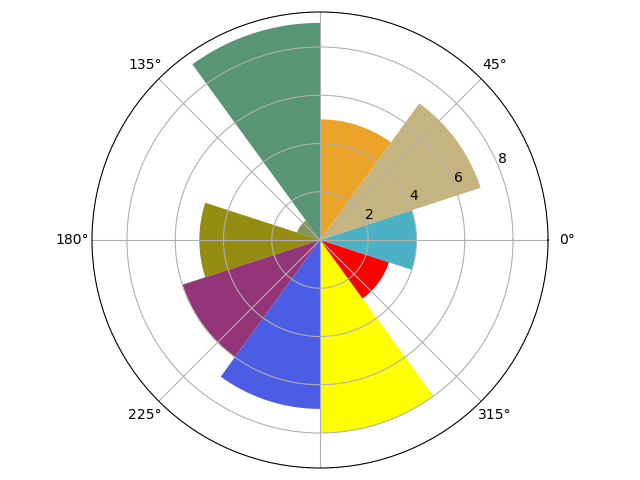

The script that drew this image:
import matplotlib.pyplot as plt
import numpy as np
N = 10
theta = np.arange(0.,2 * np.pi, 2 * np.pi / N)
radii = np.array([4,7,5,9,1,5,6,7, 8,3])
plt.axes([0.025, 0.025, 0.95, 0.95], polar=True)
colors = np.array(['#4bb2c5', '#c5b47f', '#EAA228', '#579575',
'#839557', '#958c12', '#953579', '#4b5de4', 'yellow', 'red'])
bars = plt.bar(theta, radii, width=(2*np.pi/N), bottom=0.0,
color=colors)
plt.show()
